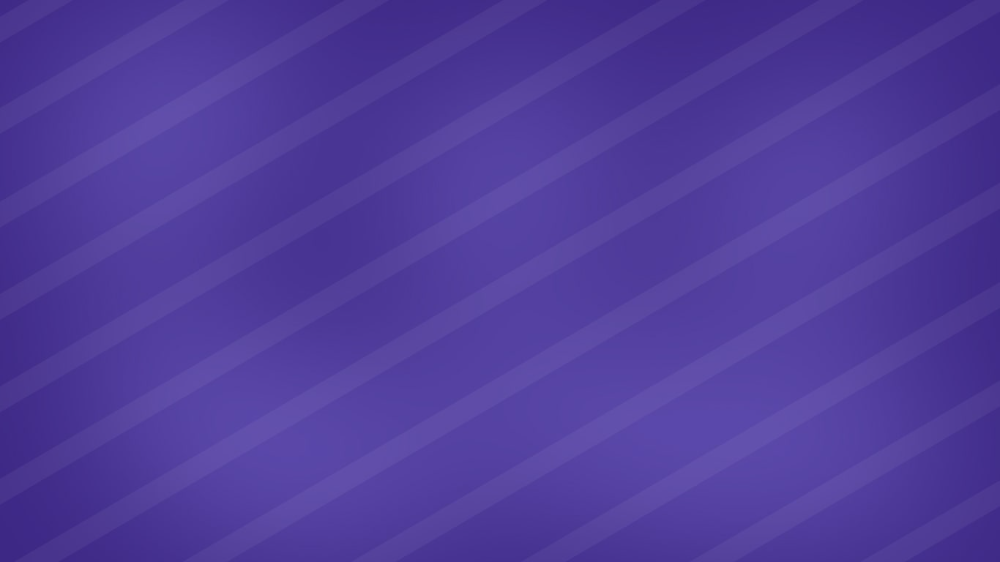
#> input picture snake water gun game/img.png, 1000 x 562 px; its folder holds only this picture in this run
$ python -i SWGG.py   (imports and definitions only)
#> lines starting #> are read from the running program, lines starting #| are printed output that depends on the picture
from tkinter import *
from PIL import ImageTk ,Image
import random
from tkinter import messagebox
from pyttsx3 import speak
# def again():
def restart():
    root=Tk()
    root.geometry("700x600")
    root.maxsize(700,600)
    root.title("*Snake Water Gun* Game")
    img = PhotoImage(file="SWGGicon.png")
    root.iconphoto(False,img)

    # background
    my=Image.open("img.png")
#> my is the input picture: PIL image 1000x562 RGBA; mean R, G, B, A 80.3, 60.7, 154.9, 255
    resized=my.resize((700,600),Image.Resampling.LANCZOS)
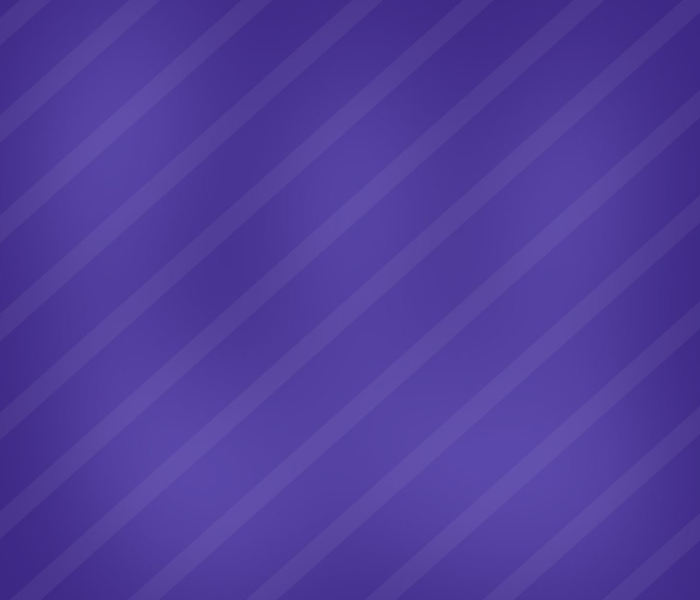
#> resized: PIL image 700x600 RGBA; mean R, G, B, A 80.3, 60.7, 154.9, 255
    photo=ImageTk.PhotoImage(resized)
    Label(image=photo).place(x=0,y=0)

    # [10 lines left out: function check, not called in this run]

    choice=-1
    # [128 lines left out: functions snakenew, waternew, gunnew, not called in this run]


#> (the run stopped early here; a loop or call above may not have finished)
